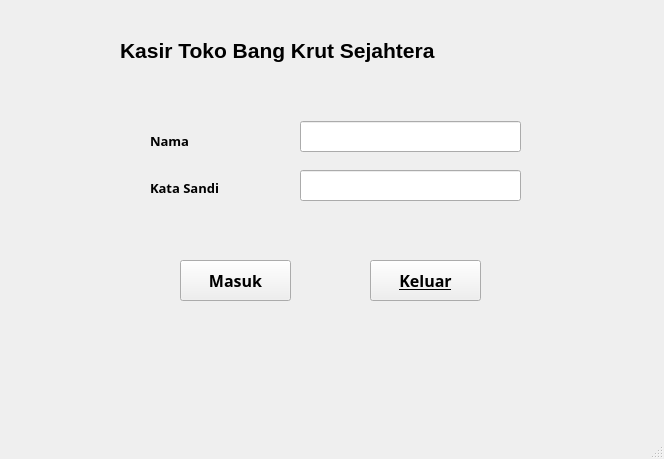
<?xml version="1.0" encoding="UTF-8"?>
<ui version="4.0">
 <class>MainWindow</class>
 <widget class="QMainWindow" name="MainWindow">
  <property name="geometry">
   <rect>
    <x>0</x>
    <y>0</y>
    <width>664</width>
    <height>459</height>
   </rect>
  </property>
  <property name="windowTitle">
   <string>MainWindow</string>
  </property>
  <widget class="QWidget" name="centralwidget">
   <widget class="QLabel" name="label">
    <property name="geometry">
     <rect>
      <x>120</x>
      <y>20</y>
      <width>441</width>
      <height>61</height>
     </rect>
    </property>
    <property name="font">
     <font>
      <pointsize>16</pointsize>
      <weight>75</weight>
      <bold>true</bold>
     </font>
    </property>
    <property name="text">
     <string>Kasir Toko Bang Krut Sejahtera</string>
    </property>
   </widget>
   <widget class="QLabel" name="label_2">
    <property name="geometry">
     <rect>
      <x>150</x>
      <y>130</y>
      <width>61</width>
      <height>21</height>
     </rect>
    </property>
    <property name="font">
     <font>
      <family>Product Sans</family>
      <pointsize>10</pointsize>
      <weight>75</weight>
      <bold>true</bold>
     </font>
    </property>
    <property name="text">
     <string>Nama</string>
    </property>
   </widget>
   <widget class="QLabel" name="label_3">
    <property name="geometry">
     <rect>
      <x>150</x>
      <y>180</y>
      <width>111</width>
      <height>16</height>
     </rect>
    </property>
    <property name="font">
     <font>
      <family>Product Sans</family>
      <pointsize>10</pointsize>
      <weight>75</weight>
      <bold>true</bold>
     </font>
    </property>
    <property name="text">
     <string>Kata Sandi</string>
    </property>
   </widget>
   <widget class="QLineEdit" name="nama">
    <property name="geometry">
     <rect>
      <x>300</x>
      <y>121</y>
      <width>221</width>
      <height>31</height>
     </rect>
    </property>
   </widget>
   <widget class="QLineEdit" name="katasandi">
    <property name="geometry">
     <rect>
      <x>300</x>
      <y>170</y>
      <width>221</width>
      <height>31</height>
     </rect>
    </property>
    <property name="echoMode">
     <enum>QLineEdit::Password</enum>
    </property>
   </widget>
   <widget class="QPushButton" name="masuk">
    <property name="geometry">
     <rect>
      <x>180</x>
      <y>260</y>
      <width>111</width>
      <height>41</height>
     </rect>
    </property>
    <property name="font">
     <font>
      <family>Product Sans</family>
      <pointsize>12</pointsize>
      <weight>75</weight>
      <bold>true</bold>
     </font>
    </property>
    <property name="text">
     <string>Masuk</string>
    </property>
   </widget>
   <widget class="QPushButton" name="keluar">
    <property name="geometry">
     <rect>
      <x>370</x>
      <y>260</y>
      <width>111</width>
      <height>41</height>
     </rect>
    </property>
    <property name="font">
     <font>
      <family>Product Sans</family>
      <pointsize>12</pointsize>
      <weight>75</weight>
      <bold>true</bold>
      <underline>true</underline>
     </font>
    </property>
    <property name="text">
     <string>Keluar</string>
    </property>
   </widget>
  </widget>
  <widget class="QMenuBar" name="menubar">
   <property name="geometry">
    <rect>
     <x>0</x>
     <y>0</y>
     <width>664</width>
     <height>26</height>
    </rect>
   </property>
  </widget>
  <widget class="QStatusBar" name="statusbar"/>
 </widget>
 <resources/>
 <connections>
  <connection>
   <sender>keluar</sender>
   <signal>clicked()</signal>
   <receiver>MainWindow</receiver>
   <slot>close()</slot>
   <hints>
    <hint type="sourcelabel">
     <x>406</x>
     <y>269</y>
    </hint>
    <hint type="destinationlabel">
     <x>331</x>
     <y>229</y>
    </hint>
   </hints>
  </connection>
 </connections>
</ui>
